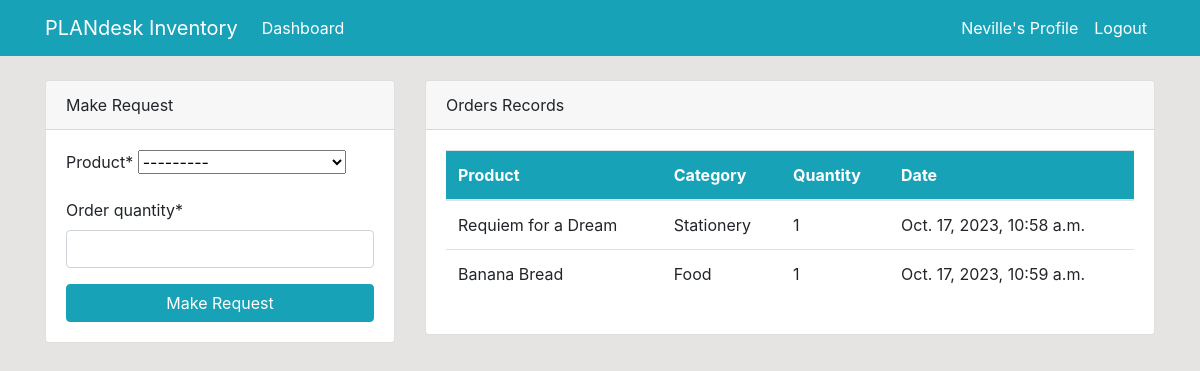
The app's page /dashboard/ (signed in) with its own data.
### dashboard/models.py (models this page shows, shortened)
class Order(models.Model):
    product = models.ForeignKey(Product, on_delete=models.CASCADE, null=True)
    staff = models.ForeignKey(User, models.CASCADE, null=True)
    order_quantity = models.PositiveIntegerField(null=True)
    date = models.DateTimeField(auto_now_add=True)

class Product(models.Model):
    name = models.CharField(max_length=100, null=True)
    category = models.CharField(max_length=20, choices=CATEGORY, null=True)
    quantity = models.PositiveIntegerField(null=True)
    def __str__(self):
        return f'{self.name} - {self.quantity}'

### dashboard/views.py (the view)
# urls.py: path('dashboard/', views.index, name='dashboard-index'),
@login_required
def index(request):
    orders = Order.objects.all()
    orders_count = orders.count()
    products = Product.objects.all()
    items_count = products.count()
    workers_count = User.objects.all().count()
    if request.method == 'POST':
        form = OrderForm(request.POST)
        if form.is_valid():
            instance = form.save(commit=False)
            instance.staff = request.user
            instance.save()
            order_product = form.cleaned_data.get('product')
            messages.success(request, f'Order for {order_product} successfully created')
            return redirect('dashboard-index')
    else:
        form = OrderForm()
    context = {
        'orders': orders,
        'form': form,
        'products':products,
        'orders_count': orders_count,
        'items_count': items_count,
        'workers_count': workers_count,
    }
    return render(request, 'dashboard/index.html', context)

### dashboard/forms.py
class OrderForm(forms.ModelForm):
    class Meta:
        model = Order
        fields = ['product', 'order_quantity']

### templates/dashboard/index.html
{% extends 'partials/base.html' %} {% block title %} Home Page {% endblock %}
{% block content %}
{% if user.is_authenticated and user.is_staff and user.is_superuser %}
{% include 'partials/hero.html' %}
<div class="container">
  <div class="row my-5">
    <div class="col-md-6">
      <div class="bg-white">
        <canvas id="myChart1" width="400" height="300"></canvas>
        <script>
          var ctx = document.getElementById('myChart1').getContext('2d');
          var myChart1 = new Chart(ctx, {
            type: 'pie',
            data: {
              labels: [{% for order in orders %}'{{ order.product.name }}', {% endfor %}],
              datasets: [
                {
                  label: 'Orders',
                  data: [{% for order in orders %} {{ order.order_quantity }}, {% endfor %}],
                  backgroundColor: [
                    'rgba(255, 0, 0, 1)',
                    'rgba(0, 255, 0, 1)',
                    'rgba(255, 206, 86, 1)',
                    'rgba(255, 255, 0, 1)',
                    'rgba(0, 255, 255, 1)',
                    'rgba(255, 0, 255, 1)',
                    'rgba(0, 0, 0, 1)',
                    'rgba(128, 128, 128, 1)',
                    'rgba(255, 165, 0, 1)',
                    'rgba(255, 192, 203, 1)',
                    'rgba(128, 0, 128, 1)',
                    'rgba(0, 128, 128, 1)',
                  ],
                  borderColor: [
                    'rgba(255, 0, 0, 1)',
                    'rgba(0, 255, 0, 1)',
                    'rgba(255, 206, 86, 1)',
                    'rgba(255, 255, 0, 1)',
                    'rgba(0, 255, 255, 1)',
                    'rgba(255, 0, 255, 1)',
                    'rgba(0, 0, 0, 1)',
                    'rgba(128, 128, 128, 1)',
                    'rgba(255, 165, 0, 1)',
                    'rgba(255, 192, 203, 1)',
                    'rgba(128, 0, 128, 1)',
                    'rgba(0, 128, 128, 1)',
                  ],
                  borderWidth: 1,
                },
              ],
            },
            options: {
              scales: {
                yAxes: [
                  {
                    ticks: {
                      beginAtZero: true,
                    },
                  },
                ],
              },
            },
          });
        </script>
      </div>
    </div>
    <div class="col-md-6">
      <div class="bg-white">
        <canvas id="myChart" width="400" height="300"></canvas>
        <script>
          var ctx = document.getElementById('myChart').getContext('2d');
          var myChart = new Chart(ctx, {
            type: 'bar',
            data: {
              labels: [{% for product in products %} '{{ product.name }}', {% endfor %}],
              datasets: [
                {
                  label: 'Products',
                  data: [{% for product in products %} '{{ product.quantity }}', {% endfor %}],
                  backgroundColor: [
                    'rgba(255, 0, 0, 1)',
                    'rgba(0, 255, 0, 1)',
                    'rgba(255, 206, 86, 1)',
                    'rgba(255, 255, 0, 1)',
                    'rgba(0, 255, 255, 1)',
                    'rgba(255, 0, 255, 1)',
                    'rgba(0, 0, 0, 1)',
                    'rgba(128, 128, 128, 1)',
                    'rgba(255, 165, 0, 1)',
                    'rgba(255, 192, 203, 1)',
                    'rgba(128, 0, 128, 1)',
                    'rgba(0, 128, 128, 1)',
                  ],
                  borderColor: [
                    'rgba(255, 0, 0, 1)',
                    'rgba(0, 255, 0, 1)',
                    'rgba(255, 206, 86, 1)',
                    'rgba(255, 255, 0, 1)',
                    'rgba(0, 255, 255, 1)',
                    'rgba(255, 0, 255, 1)',
                    'rgba(0, 0, 0, 1)',
                    'rgba(128, 128, 128, 1)',
                    'rgba(255, 165, 0, 1)',
                    'rgba(255, 192, 203, 1)',
                    'rgba(128, 0, 128, 1)',
                    'rgba(0, 128, 128, 1)',
                  ],
                  borderWidth: 1,
                },
              ],
            },
            options: {
              scales: {
                yAxes: [
                  {
                    ticks: {
                      beginAtZero: true,
                    },
                  },
                ],
              },
            },
          });
        </script>
      </div>
    </div>
  </div>
</div>
{% else %} {% include 'dashboard/staff_index.html'%} {% endif %}
{% endblock %}

### templates/partials/nav.html (shortened to what this page needs)
<nav class="navbar navbar-expand-lg navbar-info bg-info">
  {% if user.is_authenticated %}
  <div class="container">
    <a class="navbar-brand text-white" href="{% url 'dashboard-index' %}"
      >PLANdesk Inventory</a
    >
    <div class="collapse navbar-collapse" id="navbarSupportedContent">
      <ul class="navbar-nav mr-auto">
        <li class="nav-item active">
          <a class="nav-link text-white" href="{% url 'dashboard-index' %}"
            >Dashboard <span class="sr-only">(current)</span></a
          >
        </li>
      </ul>
      <ul class="navbar-nav ml-auto">
        <li class="nav-item active">
          <a class="nav-link text-white" href="{% url 'user-profile'%}"
            >{{user.username}}'s Profile
            <span class="sr-only">(current)</span></a
          >
        </li>
        <li class="nav-item">
          <a class="nav-link text-white" href="{% url 'user-logout' %}"
            >Logout</a
          >
        </li>
      </ul>
      {% endif %}
    </div>
  </div>
</nav>

### templates/dashboard/staff_index.html (shortened to what this page needs)
{% load crispy_forms_tags %}
<div class="container">
  <div class="row mt-4">
    <div class="col-md-4">
      <div class="card">
        <div class="card-header">Make Request</div>
        <div class="card-body">
          <form method="POST">
            {% csrf_token %} {{ form|crispy }}
            <input
              class="btn btn-info btn-block"
              type="submit"
              value="Make Request"
            />
          </form>
        </div>
      </div>
    </div>
    <div class="col-md-8">
      <div class="card">
        <div class="card-header">Orders Records</div>
        <div class="card-body">
          <table class="table bg-white">
            <thead class="bg-info text-white">
              <tr>
                <th scope="col">Product</th>
                <th scope="col">Category</th>
                <th scope="col">Quantity</th>
                <th scope="col">Date</th>
              </tr>
            </thead>
            <tbody>
              {% for order in orders %} {% if order.staff == user %}
              <tr>
                <td>{{order.product.name}}</td>
                <td>{{order.product.category}}</td>
                <td>{{order.order_quantity}}</td>
                <td>{{order.date}}</td>
              </tr>
              {% endif %} {% endfor %}
            </tbody>
          </table>
        </div>
      </div>
    </div>
  </div>
</div>

### static/style.css (style rules this page uses)
body { background: rgb(230, 227, 227); }

### records on screen
Order: product.name "Requiem for a Dream", product.category "Stationery", order_quantity "1", date "Oct. 17, 2023, 10:58 a.m."
Order: product.name "Banana Bread", product.category "Food", order_quantity "1", date "Oct. 17, 2023, 10:59 a.m."

### other values on screen
{{ user.username }} "Neville"
